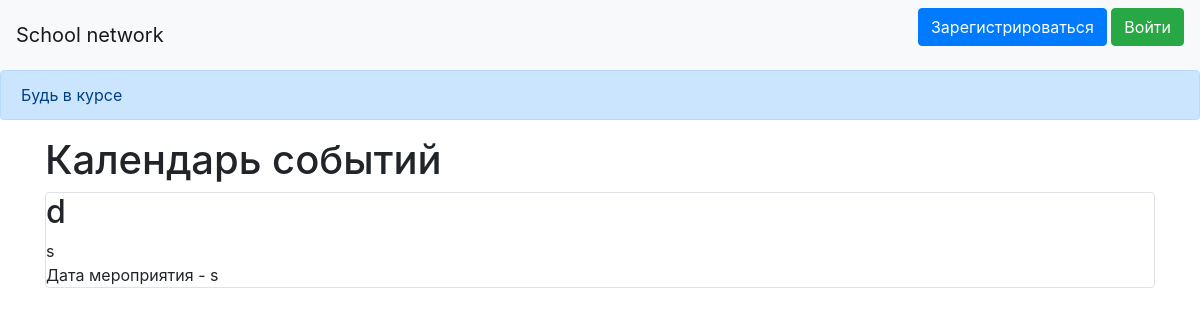
Page /sob on the committed database.
### data/sob.py (models this page shows)
class Sob(SqlAlchemyBase):
    __tablename__ = 'sob'
    id = sqlalchemy.Column(sqlalchemy.Integer,
                           primary_key=True, autoincrement=True)
    title = sqlalchemy.Column(sqlalchemy.String, nullable=True)
    content = sqlalchemy.Column(sqlalchemy.String, nullable=True)
    date = sqlalchemy.Column(sqlalchemy.String, nullable=True)

### main.py (the view)
@app.route("/sob")
def indexsob():
    db_session.global_init("db/blogs.db")
    db_sess = db_session.create_session()
    sob = db_sess.query(Sob)
    return render_template("sob.html", sob=sob)

### data/db_session.py (called while the page is built, shortened)
def global_init(db_file):
    global __factory
    if __factory:
        return

def create_session() -> Session:
    global __factory
    return __factory()

### templates/sob.html (shortened to what this page needs)
{% extends "base.html" %}
{% block content %}
<h1>Календарь событий</h1>
{% for item in sob%}
<div class="col-md6 border rounded">
    <h2>{{item.title}}</h2>
    <div>
        {{item.content}}
    </div>
    <div>
        Дата мероприятия - {{item.date}}
    </div>
</div>
{% endfor %}
{% endblock %}

### rows in the picture
Sob: title "d", content "s", date "s"
